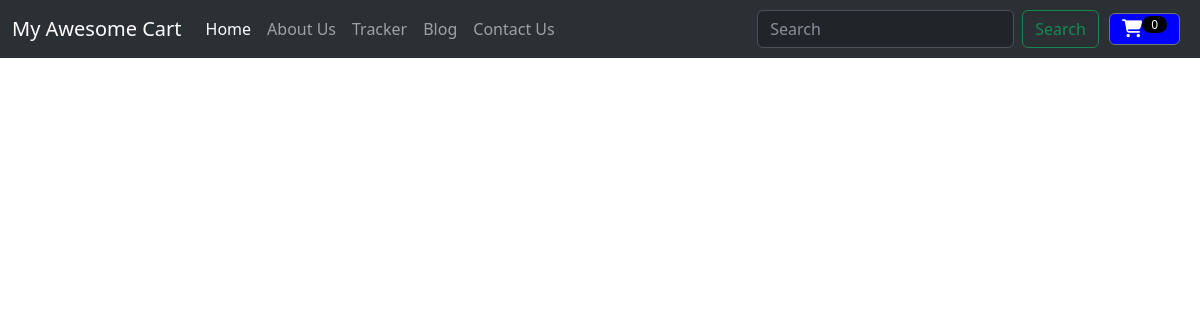
The page /blog/ on the database as committed earlier.
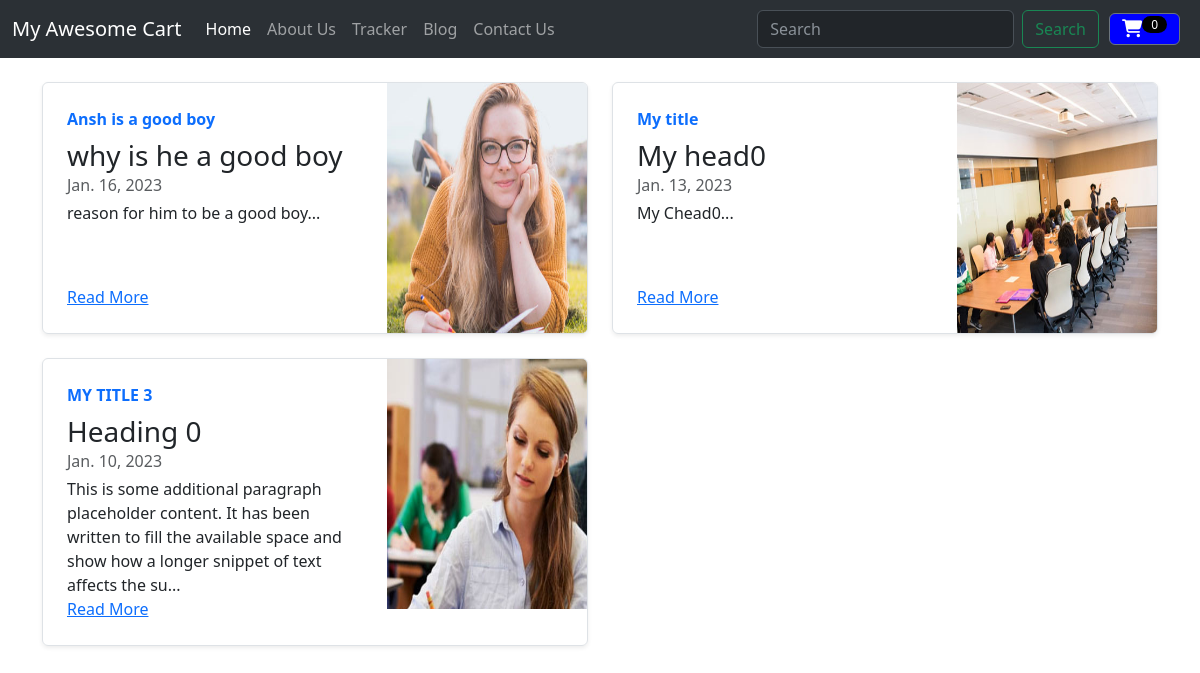
The same page on the database as committed later.
### blog/models.py (models this page shows, shortened)
class BlogPost(models.Model):
    post_id=models.AutoField(primary_key=True);
    title=models.CharField(max_length=50)
    head0=models.CharField(max_length=500,default='')
    chead0=models.CharField(max_length=5000,default='')
    head1=models.CharField(max_length=500,default='')
    chead1=models.CharField(max_length=5000,default='')
    head2=models.CharField(max_length=500,default='')
    chead2=models.CharField(max_length=5000,default='')
    pub_date=models.DateField()
    thumbnail=models.ImageField(upload_to='blog/images',default='')

### blog/views.py (the view)
# urls.py: path('', views.index,name="BlogHome"),
def index(request):
    blogs=BlogPost.objects.all()
    params={'blog':blogs}
    return render(request,'blog/index.html',params)

### blog/templates/blog/index.html (shortened to what this page needs)
{% extends 'blog/basic.html' %}
{% block body %}
    <div class="container mt-4">
    <div class="row mb-2">
      {%for i in blog%}
    <div class="col-md-6">
      <div class="row g-0 border rounded overflow-hidden flex-md-row mb-4 shadow-sm h-md-250 position-relative">
        <div class="col p-4 d-flex flex-column position-static">
          <strong class="d-inline-block mb-2 text-primary">{{i.title}}</strong>
          <h3 class="mb-0">{{i.head0}}</h3>
          <div class="mb-1 text-muted">{{i.pub_date}}</div>
          <p class="card-text mb-auto">{{i.chead0|slice:"0:155"}}...</p>
          <a href="/blog/blogpost/{{i.post_id}}" class="stretched-link">Read More</a>
        </div>
        <div class="col-auto d-none d-lg-block">
          <img class="bd-placeholder-img" width="200" height="250" src='/media/{{i.thumbnail}}' alt="">
        </div>
      </div>
    </div>
    {% endfor %}
  </div>
  </div>
{% endblock%}

### blog/templates/blog/basic.html (shortened to what this page needs)
<html lang="en">
<head>
    <link href="https://cdn.jsdelivr.net/npm/bootstrap@5.3.0-alpha1/dist/css/bootstrap.min.css" rel="stylesheet"
>
</head>
<body>
    <nav class="navbar navbar-expand-lg bg-body-tertiary" data-bs-theme="dark">
        <div class="container-fluid">
            <a class="navbar-brand" href="/shop">My Awesome Cart</a>
            <div class="collapse navbar-collapse" id="navbarSupportedContent">
                <ul class="navbar-nav me-auto mb-2 mb-lg-0">
                    <li class="nav-item">
                        <a class="nav-link active" aria-current="page" href="/shop">Home</a>
                    </li>
                    <li class="nav-item">
                        <a class="nav-link" href="/shop/about">About Us</a>
                    </li>
                    <li class="nav-item">
                        <a class="nav-link" href="/shop/tracker">Tracker</a>
                    </li>
                    <li class="nav-item">
                        <a class="nav-link" href="/blog">Blog</a>
                    </li>
                    <li class="nav-item">
                        <a class="nav-link" href="/shop/contact">Contact Us</a>
                    </li>
                </ul>
                <form class="d-flex" role="search" style="margin:2px">
        <input class="form-control me-2" type="search" placeholder="Search" aria-label="Search">
        <button class="btn btn-outline-success" type="submit">Search</button>
      </form>
                <button type="button" id="popcart" class="btn btn-secondary mx-2" data-bs-container="body" data-bs-toggle="popover" data-bs-placement="bottom" data-bs-content='Your shopping cart'>
                    <i class="fa-solid fa-cart-shopping" ></i><sup><span id="cart">0</span></sup>
                </button>
            </div>
        </div>
    </nav>
    {% block body %}{% endblock %}
</body>
</html>

Rows that differ between the two databases and show on the page:
added BlogPost: title "Ansh is a good boy", head0 "why is he a good boy", pub_date "Jan. 16, 2023", chead0 "reason for him to be a good boy", thumbnail (picture)
added BlogPost: title "My title", head0 "My head0", pub_date "Jan. 13, 2023", chead0 "My Chead0", thumbnail (picture)
added BlogPost: title "MY TITLE 3", head0 "Heading 0", pub_date "Jan. 10, 2023", chead0 "This is some additional paragraph placeholder content. It has been written to fill the available space and show how a longer snippet of text affects the su", thumbnail (picture)
